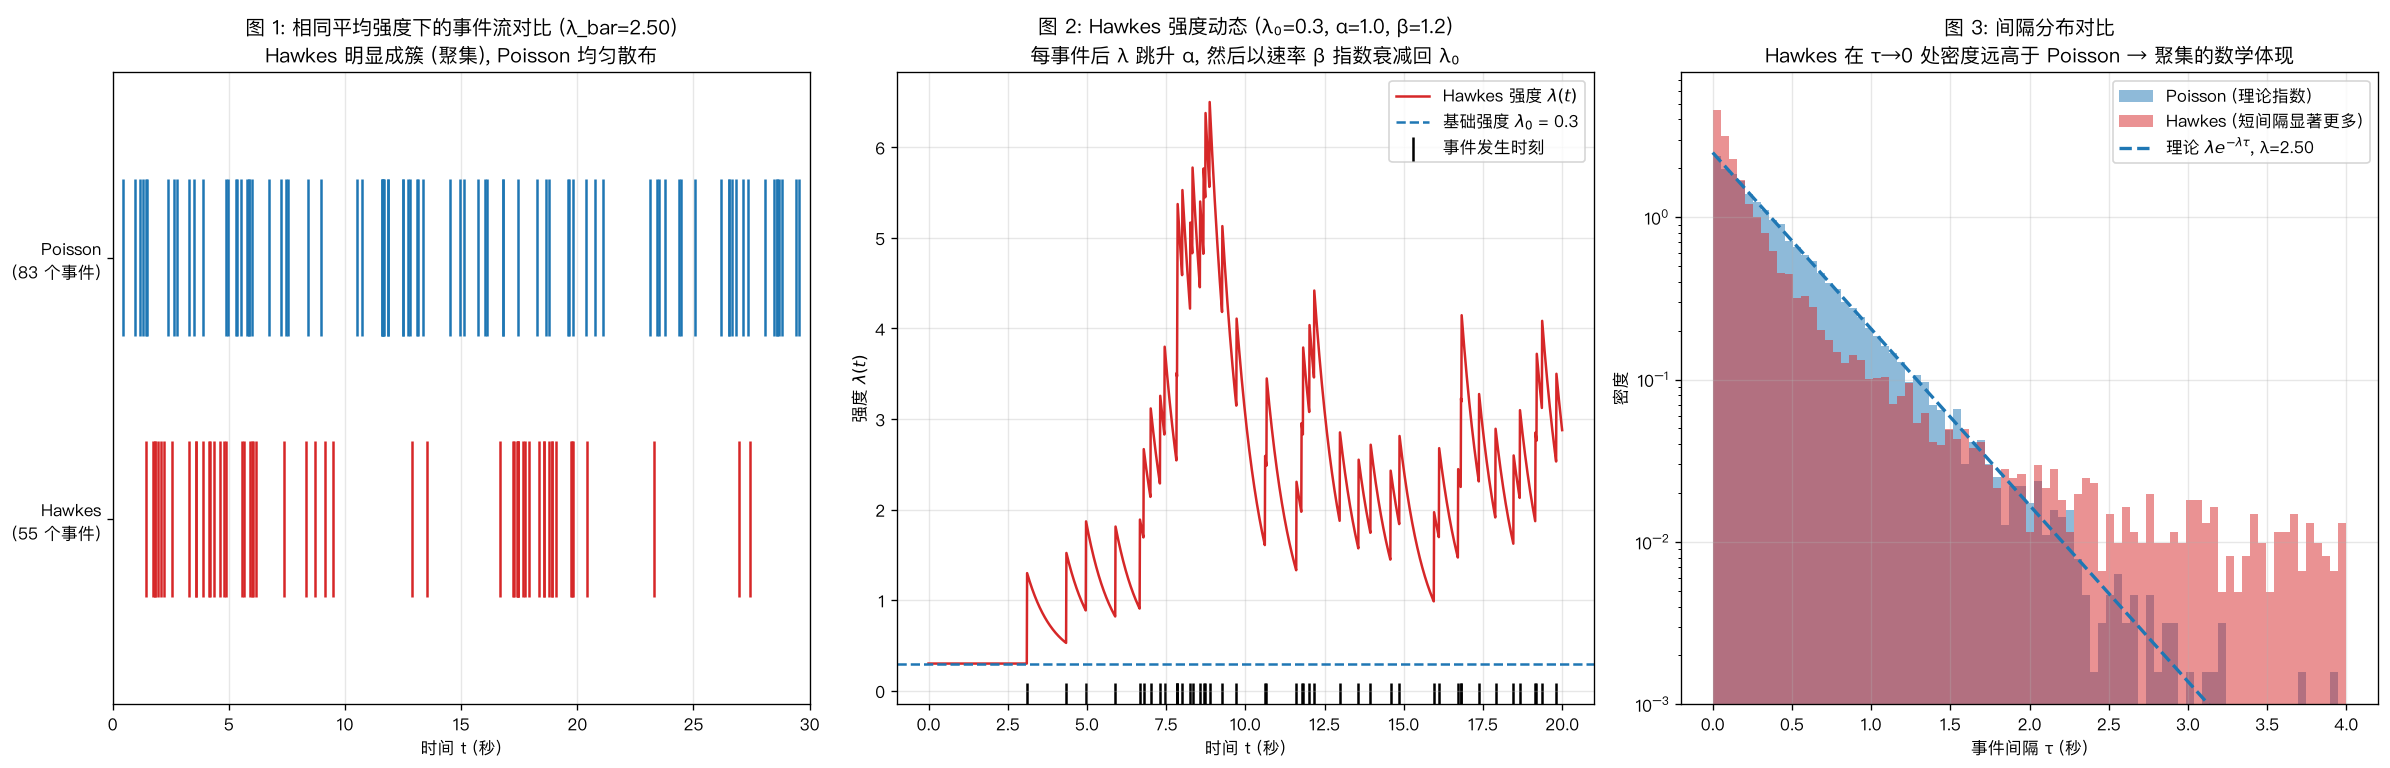

Here is the Python script that generated this plot:
# /// script
# requires-python = ">=3.10"
# dependencies = ["numpy", "matplotlib"]
# ///
"""
03 Hawkes 过程 (自激发过程) — 现代做市必备
=============================================

画三张图, 把"为什么 Poisson 不够, 必须用 Hawkes"看清楚:

  图 1  Poisson vs Hawkes 事件流对比 :
                               → 直接看出 Hawkes 的"事件聚集 (clustering)"
  图 2  Hawkes 强度函数 λ(t) :
                               → 看清每次事件后 λ 跳升 + 指数衰减
  图 3  事件间隔分布对比 :
                               → Hawkes 的间隔分布是"重尾"(短间隔变多)

直觉:
  - Poisson 假设事件独立 → 强度 λ 是常数
  - Hawkes 假设事件自激发 (self-exciting) → 每发生一次, 强度跳升一段, 然后指数衰减:
        λ(t) = λ_0 + Σ_{t_i < t} α · exp(-β (t - t_i))
        - λ_0 :  基础强度 (没事件时的常规到达率)
        - α   :  跳升幅度 (一次事件让 λ 涨多少)
        - β   :  衰减速度 (跳升的影响多快回归)
  - 稳定性条件: α / β < 1 (否则强度爆炸)

为什么真实订单流是 Hawkes 而不是 Poisson?
  - 一笔大单成交 → 触发其他人跟风 / 算法平仓 → 短时间内更多成交
  - 高频实证: 订单间隔分布远比指数分布更"重尾", Poisson 完全拟合不上

做市里怎么用:
  - 用 Hawkes 估计"真实"到达率 → 在簇内瞬间扩大 spread (避免被一波吃光库存)
  - 区分"知情订单簇" vs "随机订单流" → 防逆向选择的关键

数值实现 (Ogata's thinning algorithm):
  - 在当前最大可能强度 λ_max 下生成候选事件
  - 用概率 λ(t)/λ_max 接受 (拒绝采样)
"""

import matplotlib.pyplot as plt
import numpy as np

plt.rcParams["font.sans-serif"] = ["PingFang SC", "Hiragino Sans GB", "Arial Unicode MS"]
plt.rcParams["axes.unicode_minus"] = False

rng = np.random.default_rng(7)


def hawkes_intensity(t: float, history: np.ndarray, lam0: float, alpha: float, beta: float) -> float:
    """计算 t 时刻的 Hawkes 强度 λ(t), history 是 < t 的事件时间。"""
    if len(history) == 0:
        return lam0
    return lam0 + alpha * np.sum(np.exp(-beta * (t - history)))


def simulate_hawkes(lam0: float, alpha: float, beta: float, T: float) -> np.ndarray:
    """Ogata 拒绝采样模拟 Hawkes 过程。"""
    events = []
    t = 0.0
    while t < T:
        # 上界: 当前所有项都贡献最大值时的 λ
        lam_max = hawkes_intensity(t, np.array(events), lam0, alpha, beta) + 1e-9
        # 候选事件 (按上界泊松采样)
        t += rng.exponential(1.0 / lam_max)
        if t >= T:
            break
        # 拒绝采样
        u = rng.uniform()
        lam_t = hawkes_intensity(t, np.array(events), lam0, alpha, beta)
        if u <= lam_t / lam_max:
            events.append(t)
    return np.array(events)


def simulate_poisson_path(rate: float, T: float) -> np.ndarray:
    arrivals = []
    t = 0.0
    while True:
        t += rng.exponential(1.0 / rate)
        if t > T:
            break
        arrivals.append(t)
    return np.array(arrivals)


def draw_compare_paths(ax):
    """图 1: 直观对比 Poisson 路径 vs Hawkes 路径 (相同平均强度)。"""
    T = 30.0
    lam0, alpha, beta = 0.5, 1.2, 1.5  # α/β = 0.8 < 1, 稳定
    hawkes_events = simulate_hawkes(lam0, alpha, beta, T)

    # 选一个等价平均强度的 Poisson 做公平对比
    # Hawkes 稳态均值: lam_bar = lam0 / (1 - alpha/beta)
    lam_bar = lam0 / (1 - alpha / beta)
    poisson_events = simulate_poisson_path(lam_bar, T)

    # 用 raster (eventplot) 画事件位置
    ax.eventplot([poisson_events, hawkes_events],
                 colors=["#1f77b4", "#d62728"],
                 lineoffsets=[1.0, 0.0],
                 linelengths=0.6)

    ax.set_yticks([0.0, 1.0])
    ax.set_yticklabels([f"Hawkes\n({len(hawkes_events)} 个事件)",
                        f"Poisson\n({len(poisson_events)} 个事件)"])
    ax.set_xlabel("时间 t (秒)")
    ax.set_title(f"图 1: 相同平均强度下的事件流对比 (λ_bar={lam_bar:.2f})\n"
                 "Hawkes 明显成簇 (聚集), Poisson 均匀散布")
    ax.set_xlim(0, T)
    ax.grid(True, alpha=0.3, axis="x")


def draw_intensity(ax):
    """图 2: Hawkes 强度函数 λ(t) 的形状, 配合事件标记。"""
    T = 20.0
    lam0, alpha, beta = 0.3, 1.0, 1.2
    events = simulate_hawkes(lam0, alpha, beta, T)

    # 在密集网格上计算 λ(t)
    t_grid = np.linspace(0, T, 2000)
    lam_grid = np.array([hawkes_intensity(t, events[events < t], lam0, alpha, beta)
                         for t in t_grid])

    ax.plot(t_grid, lam_grid, color="#d62728", lw=1.5, label=r"Hawkes 强度 $\lambda(t)$")
    ax.axhline(lam0, color="#1f77b4", lw=1.5, linestyle="--",
               label=fr"基础强度 $\lambda_0$ = {lam0}")

    # 事件标记
    ax.scatter(events, np.full_like(events, -0.05), marker="|", s=200,
               color="black", label="事件发生时刻")

    ax.set_xlabel("时间 t (秒)")
    ax.set_ylabel(r"强度 $\lambda(t)$")
    ax.set_title(f"图 2: Hawkes 强度动态 (λ₀={lam0}, α={alpha}, β={beta})\n"
                 "每事件后 λ 跳升 α, 然后以速率 β 指数衰减回 λ₀")
    ax.legend(loc="upper right")
    ax.grid(True, alpha=0.3)
    ax.set_ylim(bottom=-0.15)


def draw_interval_distributions(ax):
    """图 3: Hawkes vs Poisson 的事件间隔分布对比 (重尾性)。"""
    T = 5000.0  # 长窗口
    lam0, alpha, beta = 0.5, 1.2, 1.5
    hawkes_events = simulate_hawkes(lam0, alpha, beta, T)
    lam_bar = lam0 / (1 - alpha / beta)
    poisson_events = simulate_poisson_path(lam_bar, T)

    hawkes_intervals = np.diff(hawkes_events)
    poisson_intervals = np.diff(poisson_events)

    # 用对数纵轴看尾巴
    bins = np.linspace(0, 4, 80)
    ax.hist(poisson_intervals, bins=bins, density=True, alpha=0.5,
            color="#1f77b4", label="Poisson (理论指数)")
    ax.hist(hawkes_intervals, bins=bins, density=True, alpha=0.5,
            color="#d62728", label="Hawkes (短间隔显著更多)")

    # 理论指数曲线
    x = np.linspace(0, 4, 200)
    ax.plot(x, lam_bar * np.exp(-lam_bar * x), color="#1f77b4", lw=2,
            linestyle="--", label=fr"理论 $\lambda e^{{-\lambda \tau}}$, λ={lam_bar:.2f}")

    ax.set_xlabel("事件间隔 τ (秒)")
    ax.set_ylabel("密度")
    ax.set_title("图 3: 间隔分布对比\n"
                 "Hawkes 在 τ→0 处密度远高于 Poisson → 聚集的数学体现")
    ax.legend(loc="upper right")
    ax.grid(True, alpha=0.3)
    ax.set_yscale("log")
    ax.set_ylim(bottom=0.001)


def main():
    fig, axes = plt.subplots(1, 3, figsize=(20, 6.5))
    draw_compare_paths(axes[0])
    draw_intensity(axes[1])
    draw_interval_distributions(axes[2])

    plt.tight_layout()
    savepath = "03_hawkes_process.png"
    plt.savefig(savepath, dpi=120, bbox_inches="tight")
    print(f"图已保存到 {savepath}")


if __name__ == "__main__":
    main()
